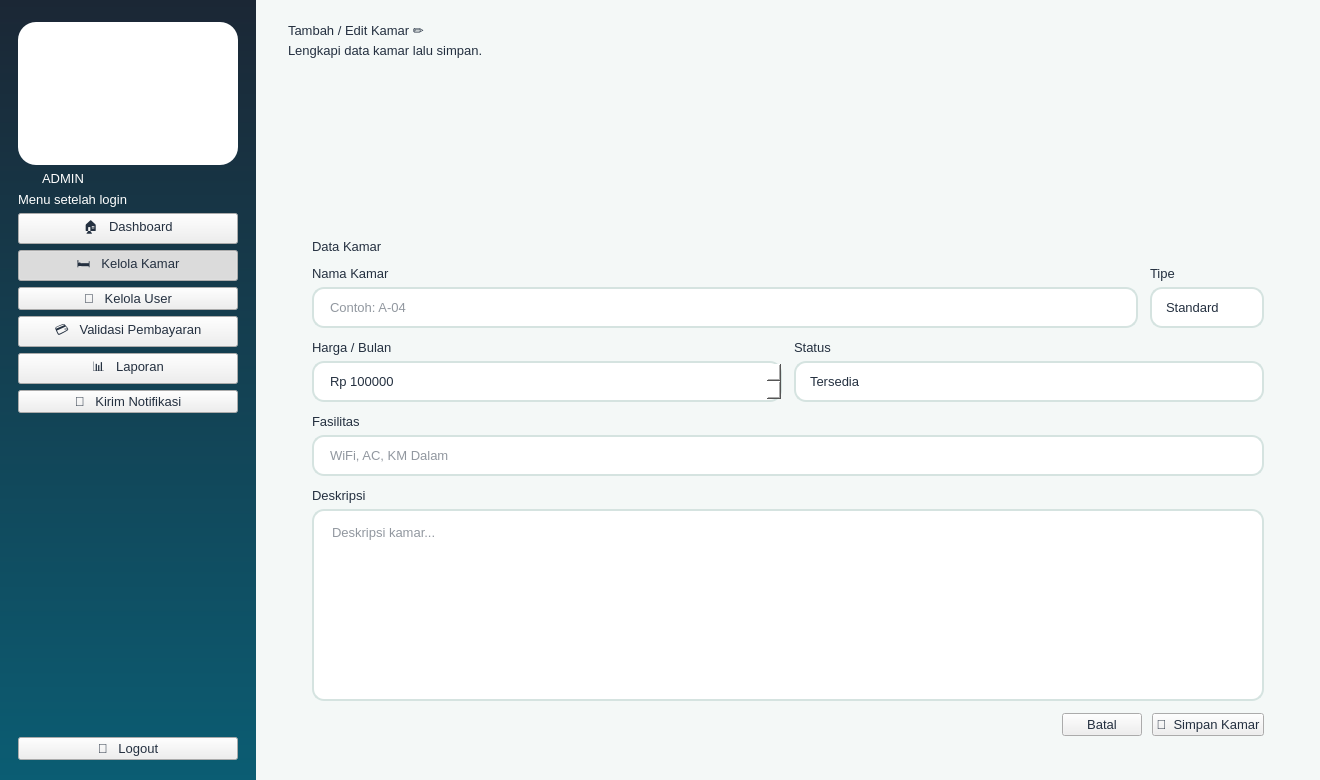
<?xml version="1.0" encoding="UTF-8"?>
<ui version="4.0">
 <class>Win_admin_form_kamar</class>
 <widget class="QMainWindow" name="Win_admin_form_kamar"><property name="geometry"><rect><x>0</x><y>0</y><width>1320</width><height>780</height></rect></property><property name="minimumSize"><size><width>1180</width><height>700</height></size></property><property name="windowTitle"><string>KOSTAY - Form Kamar</string></property><property name="styleSheet"><string notr="true">
* { font-family: 'Segoe UI', 'Inter', sans-serif; font-size: 10pt; color: #243040; }
QMainWindow, QWidget#centralwidget { background: #F4F8F7; }
QLabel { background: transparent; }
QCheckBox { background: transparent; spacing: 8px; }
QScrollArea { background: transparent; border: none; }

QFrame#loginShell { background: #FFFFFF; border-radius: 28px; }
QFrame#brandPanel { background: qlineargradient(x1:0,y1:0,x2:1,y2:1, stop:0 #E9F8F2, stop:1 #CDEFF2); border-top-left-radius: 28px; border-bottom-left-radius: 28px; }
QWidget#centralwidgetLogin { background: qlineargradient(x1:0,y1:0,x2:1,y2:1, stop:0 #1B2735, stop:0.55 #0B5D73, stop:1 #12A87B); }

QFrame#sidebarUser, QFrame#sidebarAdmin { background: qlineargradient(x1:0,y1:0,x2:0,y2:1, stop:0 #1B2735, stop:1 #0B5D73); }
QFrame#sidebarUser QLabel, QFrame#sidebarAdmin QLabel { color: #FFFFFF; }
QFrame#logoCard { background: #FFFFFF; border-radius: 18px; }
QLabel[role="roleBadge"] { background: #F7A823; color: #1B2735; border-radius: 10px; padding: 4px 12px; font-weight: 800; letter-spacing: 2px; }
QFrame#sidebarUser QLabel[role="roleBadge"], QFrame#sidebarAdmin QLabel[role="roleBadge"] { color: #1B2735; }
QLabel[role="menuHint"] { color: #9FC3CB; font-size: 9pt; }
QPushButton[nav="true"] { color: #CFE3E6; text-align: left; padding: 13px 18px; border: none; border-radius: 12px; font-weight: 600; background: transparent; }
QPushButton[nav="true"]:hover { background: rgba(255,255,255,0.10); color: #FFFFFF; }
QPushButton[nav="true"]:checked { background: qlineargradient(x1:0,y1:0,x2:1,y2:0, stop:0 #12A87B, stop:1 #2DBE7E); color: #FFFFFF; }
QPushButton[nav="logout"] { color: #FFD9A0; text-align: left; padding: 12px 18px; border: 1px solid rgba(247,168,35,0.7); border-radius: 12px; font-weight: 700; background: transparent; }
QPushButton[nav="logout"]:hover { background: #F7A823; color: #1B2735; }

QFrame[card="white"] { background: #FFFFFF; border: 1px solid #E1ECE9; border-radius: 18px; }
QFrame[card="mint"] { background: qlineargradient(x1:0,y1:0,x2:1,y2:1, stop:0 #E3F7EF, stop:1 #D2EEF3); border: none; border-radius: 18px; }
QFrame[card="green"] { background: qlineargradient(x1:0,y1:0,x2:1,y2:1, stop:0 #12A87B, stop:1 #2DBE7E); border-radius: 18px; }
QFrame[card="navy"] { background: qlineargradient(x1:0,y1:0,x2:1,y2:1, stop:0 #1B2735, stop:1 #0B5D73); border-radius: 18px; }
QFrame[card="orange"] { background: qlineargradient(x1:0,y1:0,x2:1,y2:1, stop:0 #F7A823, stop:1 #FFC857); border-radius: 18px; }
QFrame[card="teal"] { background: qlineargradient(x1:0,y1:0,x2:1,y2:1, stop:0 #0B5D73, stop:1 #12A87B); border-radius: 18px; }
QFrame[card="green"] QLabel, QFrame[card="navy"] QLabel, QFrame[card="teal"] QLabel { color: #FFFFFF; }
QFrame[card="orange"] QLabel { color: #1B2735; }

QLabel[role="title"] { font-size: 22pt; font-weight: 800; color: #1B2735; }
QLabel[role="subtitle"] { font-size: 10.5pt; color: #6B7B8C; }
QLabel[role="section"] { font-size: 13pt; font-weight: 700; color: #1B2735; }
QLabel[role="statlabel"] { font-size: 10pt; font-weight: 600; }
QLabel[role="statvalue"] { font-size: 22pt; font-weight: 800; }
QLabel[role="statsub"] { font-size: 9pt; }
QLabel[role="price"] { font-size: 14pt; font-weight: 800; color: #12A87B; }
QLabel[role="roomname"] { font-size: 12pt; font-weight: 700; color: #1B2735; }
QLabel[role="muted"] { color: #6B7B8C; }
QLabel[role="fieldlabel"] { font-weight: 600; color: #1B2735; }
QLabel[role="emoji"] { font-size: 40pt; }
QLabel[role="chip_mint"] { background: #DFF5EC; color: #0B6B55; border-radius: 12px; padding: 6px 12px; font-weight: 600; }
QLabel[role="chip_green"] { background: #12A87B; color: #FFFFFF; border-radius: 12px; padding: 5px 12px; font-weight: 700; }
QLabel[role="chip_orange"] { background: #FFF0D2; color: #A8680A; border-radius: 12px; padding: 5px 12px; font-weight: 700; }
QLabel[role="chip_navy"] { background: #E4EAF0; color: #1B2735; border-radius: 12px; padding: 5px 12px; font-weight: 700; }
QFrame[card="roomimg"] { background: qlineargradient(x1:0,y1:0,x2:1,y2:1, stop:0 #D9F3EA, stop:1 #BFE6EE); border-radius: 14px; border: none; }
QFrame[card="roomimg"] QLabel { color: #0B5D73; }

QPushButton[variant="primary"] { background: qlineargradient(x1:0,y1:0,x2:1,y2:0, stop:0 #0B5D73, stop:1 #12A87B); color: #FFFFFF; border: none; border-radius: 12px; padding: 11px 22px; font-weight: 700; }
QPushButton[variant="primary"]:hover { background: qlineargradient(x1:0,y1:0,x2:1,y2:0, stop:0 #0E7390, stop:1 #1FC490); }
QPushButton[variant="accent"] { background: #F7A823; color: #1B2735; border: none; border-radius: 12px; padding: 11px 22px; font-weight: 700; }
QPushButton[variant="accent"]:hover { background: #FFB93F; }
QPushButton[variant="danger"] { background: #FDECEC; color: #D64545; border: 1px solid #F5BCBC; border-radius: 12px; padding: 11px 22px; font-weight: 700; }
QPushButton[variant="danger"]:hover { background: #D64545; color: #FFFFFF; }
QPushButton[variant="ghost"] { background: transparent; color: #0B5D73; border: 1.5px solid #0B5D73; border-radius: 12px; padding: 10px 22px; font-weight: 700; }
QPushButton[variant="ghost"]:hover { background: #0B5D73; color: #FFFFFF; }
QPushButton[variant="link"] { background: transparent; color: #12A87B; border: none; font-weight: 700; }
QPushButton[variant="link"]:hover { color: #0B5D73; text-decoration: underline; }

QLineEdit, QComboBox, QSpinBox, QDateEdit, QTextEdit { background: #FFFFFF; border: 1.5px solid #D5E3E0; border-radius: 12px; padding: 10px 14px; selection-background-color: #12A87B; }
QLineEdit:focus, QComboBox:focus, QSpinBox:focus, QDateEdit:focus, QTextEdit:focus { border: 1.5px solid #12A87B; }
QComboBox::drop-down, QDateEdit::drop-down { border: none; width: 28px; }
QCheckBox::indicator { width: 18px; height: 18px; border-radius: 5px; border: 1.5px solid #12A87B; background: #FFFFFF; }
QCheckBox::indicator:checked { background: #12A87B; }

QTableWidget { background: #FFFFFF; border: 1px solid #E1ECE9; border-radius: 14px; gridline-color: transparent; alternate-background-color: #F4FAF8; selection-background-color: #D9F3EA; selection-color: #1B2735; }
QTableWidget::item { padding: 10px; border: none; }
QHeaderView::section { background: #1B2735; color: #FFFFFF; padding: 12px 10px; border: none; font-weight: 700; }
QListWidget { background: #FFFFFF; border: 1px solid #E1ECE9; border-radius: 14px; padding: 8px; }
QListWidget::item { padding: 14px; border-bottom: 1px solid #EEF3F2; border-radius: 10px; }
QListWidget::item:selected { background: #D9F3EA; color: #1B2735; }
QProgressBar { background: rgba(255,255,255,0.25); border: none; border-radius: 6px; }
QProgressBar::chunk { background: #F7A823; border-radius: 6px; }
QFrame[card="white"] QProgressBar { background: #E1ECE9; }
QFrame[card="white"] QProgressBar::chunk { background: #12A87B; }
QScrollBar:vertical { background: transparent; width: 10px; }
QScrollBar::handle:vertical { background: #BFD6D1; border-radius: 5px; min-height: 30px; }
QScrollBar::add-line:vertical, QScrollBar::sub-line:vertical { height: 0; }
</string></property>
<widget class="QWidget" name="centralwidget"><layout class="QHBoxLayout" name="lay464" stretch="0,1"><property name="spacing"><number>0</number></property><property name="leftMargin"><number>0</number></property><property name="topMargin"><number>0</number></property><property name="rightMargin"><number>0</number></property><property name="bottomMargin"><number>0</number></property><item>
<widget class="QFrame" name="sidebarAdmin"><property name="minimumSize"><size><width>256</width><height>0</height></size></property><property name="maximumSize"><size><width>256</width><height>16777215</height></size></property><layout class="QVBoxLayout" name="lay462"><property name="spacing"><number>6</number></property><property name="leftMargin"><number>18</number></property><property name="topMargin"><number>22</number></property><property name="rightMargin"><number>18</number></property><property name="bottomMargin"><number>20</number></property><item>
<widget class="QFrame" name="logoCard"><layout class="QVBoxLayout" name="lay458"><property name="spacing"><number>0</number></property><property name="leftMargin"><number>10</number></property><property name="topMargin"><number>10</number></property><property name="rightMargin"><number>10</number></property><property name="bottomMargin"><number>10</number></property><item>
<widget class="QLabel" name="label457"><property name="pixmap"><pixmap>images/logo.png</pixmap></property><property name="scaledContents"><bool>true</bool></property><property name="minimumSize"><size><width>176</width><height>123</height></size></property><property name="maximumSize"><size><width>176</width><height>123</height></size></property><property name="text"><string></string></property></widget>
</item>
</layout></widget>
</item>
<item>
<widget class="QLabel" name="label459"><property name="text"><string>ADMIN</string></property><property name="role" stdset="0"><string>roleBadge</string></property><property name="alignment"><set>Qt::AlignCenter</set></property><property name="maximumSize"><size><width>90</width><height>16777215</height></size></property></widget>
</item>
<item>
<widget class="QLabel" name="label460"><property name="text"><string>Menu setelah login</string></property><property name="role" stdset="0"><string>menuHint</string></property></widget>
</item>
<item>
<widget class="QPushButton" name="btnAdminDashboard"><property name="text"><string>🏠   Dashboard</string></property><property name="cursor"><cursorShape>PointingHandCursor</cursorShape></property><property name="nav" stdset="0"><string>true</string></property><property name="checkable"><bool>true</bool></property><property name="autoExclusive"><bool>true</bool></property></widget>
</item>
<item>
<widget class="QPushButton" name="btnAdminKamar"><property name="text"><string>🛏️   Kelola Kamar</string></property><property name="cursor"><cursorShape>PointingHandCursor</cursorShape></property><property name="nav" stdset="0"><string>true</string></property><property name="checkable"><bool>true</bool></property><property name="autoExclusive"><bool>true</bool></property><property name="checked"><bool>true</bool></property></widget>
</item>
<item>
<widget class="QPushButton" name="btnAdminUser"><property name="text"><string>👥   Kelola User</string></property><property name="cursor"><cursorShape>PointingHandCursor</cursorShape></property><property name="nav" stdset="0"><string>true</string></property><property name="checkable"><bool>true</bool></property><property name="autoExclusive"><bool>true</bool></property></widget>
</item>
<item>
<widget class="QPushButton" name="btnAdminValidasi"><property name="text"><string>💳   Validasi Pembayaran</string></property><property name="cursor"><cursorShape>PointingHandCursor</cursorShape></property><property name="nav" stdset="0"><string>true</string></property><property name="checkable"><bool>true</bool></property><property name="autoExclusive"><bool>true</bool></property></widget>
</item>
<item>
<widget class="QPushButton" name="btnAdminLaporan"><property name="text"><string>📊   Laporan</string></property><property name="cursor"><cursorShape>PointingHandCursor</cursorShape></property><property name="nav" stdset="0"><string>true</string></property><property name="checkable"><bool>true</bool></property><property name="autoExclusive"><bool>true</bool></property></widget>
</item>
<item>
<widget class="QPushButton" name="btnAdminNotif"><property name="text"><string>🔔   Kirim Notifikasi</string></property><property name="cursor"><cursorShape>PointingHandCursor</cursorShape></property><property name="nav" stdset="0"><string>true</string></property><property name="checkable"><bool>true</bool></property><property name="autoExclusive"><bool>true</bool></property></widget>
</item>
<item><spacer name="sp461"><property name="orientation"><enum>Qt::Vertical</enum></property><property name="sizeHint" stdset="0"><size><width>20</width><height>40</height></size></property></spacer></item>
<item>
<widget class="QPushButton" name="btnAdminLogout"><property name="text"><string>🚪   Logout</string></property><property name="cursor"><cursorShape>PointingHandCursor</cursorShape></property><property name="nav" stdset="0"><string>logout</string></property></widget>
</item>
</layout></widget>
</item>
<item>
<widget class="QWidget" name="content463"><layout class="QVBoxLayout" name="lay456"><property name="spacing"><number>16</number></property><property name="leftMargin"><number>32</number></property><property name="topMargin"><number>22</number></property><property name="rightMargin"><number>32</number></property><property name="bottomMargin"><number>24</number></property><item><layout class="QHBoxLayout" name="lay455"><property name="spacing"><number>12</number></property><property name="leftMargin"><number>0</number></property><property name="topMargin"><number>0</number></property><property name="rightMargin"><number>0</number></property><property name="bottomMargin"><number>0</number></property><item><layout class="QVBoxLayout" name="lay452"><property name="spacing"><number>4</number></property><property name="leftMargin"><number>0</number></property><property name="topMargin"><number>0</number></property><property name="rightMargin"><number>0</number></property><property name="bottomMargin"><number>0</number></property><item>
<widget class="QLabel" name="label449"><property name="text"><string>Tambah / Edit Kamar ✏️</string></property><property name="role" stdset="0"><string>title</string></property></widget>
</item>
<item>
<widget class="QLabel" name="label450"><property name="text"><string>Lengkapi data kamar lalu simpan.</string></property><property name="role" stdset="0"><string>subtitle</string></property></widget>
</item>
<item><spacer name="sp451"><property name="orientation"><enum>Qt::Vertical</enum></property><property name="sizeHint" stdset="0"><size><width>20</width><height>4</height></size></property></spacer></item>
</layout></item>
<item><spacer name="sp453"><property name="orientation"><enum>Qt::Horizontal</enum></property><property name="sizeHint" stdset="0"><size><width>20</width><height>20</height></size></property></spacer></item>
<item>
<widget class="QLabel" name="label454"><property name="pixmap"><pixmap>images/mascot_3.png</pixmap></property><property name="scaledContents"><bool>true</bool></property><property name="minimumSize"><size><width>74</width><height>110</height></size></property><property name="maximumSize"><size><width>74</width><height>110</height></size></property><property name="text"><string></string></property></widget>
</item>
</layout></item>
<item>
<widget class="QFrame" name="cardFormKamar"><property name="card" stdset="0"><string>white</string></property><layout class="QVBoxLayout" name="lay448"><property name="spacing"><number>12</number></property><property name="leftMargin"><number>24</number></property><property name="topMargin"><number>20</number></property><property name="rightMargin"><number>24</number></property><property name="bottomMargin"><number>20</number></property><item>
<widget class="QLabel" name="label431"><property name="text"><string>Data Kamar</string></property><property name="role" stdset="0"><string>section</string></property></widget>
</item>
<item><layout class="QHBoxLayout" name="lay436"><property name="spacing"><number>12</number></property><property name="leftMargin"><number>0</number></property><property name="topMargin"><number>0</number></property><property name="rightMargin"><number>0</number></property><property name="bottomMargin"><number>0</number></property><item><layout class="QVBoxLayout" name="lay433"><property name="spacing"><number>6</number></property><property name="leftMargin"><number>0</number></property><property name="topMargin"><number>0</number></property><property name="rightMargin"><number>0</number></property><property name="bottomMargin"><number>0</number></property><item>
<widget class="QLabel" name="label432"><property name="text"><string>Nama Kamar</string></property><property name="role" stdset="0"><string>fieldlabel</string></property></widget>
</item>
<item>
<widget class="QLineEdit" name="txtNamaKamar"><property name="placeholderText"><string>Contoh: A-04</string></property></widget>
</item>
</layout></item>
<item><layout class="QVBoxLayout" name="lay435"><property name="spacing"><number>6</number></property><property name="leftMargin"><number>0</number></property><property name="topMargin"><number>0</number></property><property name="rightMargin"><number>0</number></property><property name="bottomMargin"><number>0</number></property><item>
<widget class="QLabel" name="label434"><property name="text"><string>Tipe</string></property><property name="role" stdset="0"><string>fieldlabel</string></property></widget>
</item>
<item>
<widget class="QComboBox" name="cmbTipeKamar"><item><property name="text"><string>Standard</string></property></item>
<item><property name="text"><string>Deluxe</string></property></item>
<item><property name="text"><string>VIP</string></property></item>
</widget>
</item>
</layout></item>
</layout></item>
<item><layout class="QHBoxLayout" name="lay441"><property name="spacing"><number>12</number></property><property name="leftMargin"><number>0</number></property><property name="topMargin"><number>0</number></property><property name="rightMargin"><number>0</number></property><property name="bottomMargin"><number>0</number></property><item><layout class="QVBoxLayout" name="lay438"><property name="spacing"><number>6</number></property><property name="leftMargin"><number>0</number></property><property name="topMargin"><number>0</number></property><property name="rightMargin"><number>0</number></property><property name="bottomMargin"><number>0</number></property><item>
<widget class="QLabel" name="label437"><property name="text"><string>Harga / Bulan</string></property><property name="role" stdset="0"><string>fieldlabel</string></property></widget>
</item>
<item>
<widget class="QSpinBox" name="spinHarga"><property name="minimum"><number>0</number></property><property name="maximum"><number>20000000</number></property><property name="value"><number>1000000</number></property><property name="singleStep"><number>50000</number></property><property name="prefix"><string>Rp </string></property></widget>
</item>
</layout></item>
<item><layout class="QVBoxLayout" name="lay440"><property name="spacing"><number>6</number></property><property name="leftMargin"><number>0</number></property><property name="topMargin"><number>0</number></property><property name="rightMargin"><number>0</number></property><property name="bottomMargin"><number>0</number></property><item>
<widget class="QLabel" name="label439"><property name="text"><string>Status</string></property><property name="role" stdset="0"><string>fieldlabel</string></property></widget>
</item>
<item>
<widget class="QComboBox" name="cmbStatusKamar"><item><property name="text"><string>Tersedia</string></property></item>
<item><property name="text"><string>Disewa</string></property></item>
<item><property name="text"><string>Perbaikan</string></property></item>
</widget>
</item>
</layout></item>
</layout></item>
<item><layout class="QVBoxLayout" name="lay443"><property name="spacing"><number>6</number></property><property name="leftMargin"><number>0</number></property><property name="topMargin"><number>0</number></property><property name="rightMargin"><number>0</number></property><property name="bottomMargin"><number>0</number></property><item>
<widget class="QLabel" name="label442"><property name="text"><string>Fasilitas</string></property><property name="role" stdset="0"><string>fieldlabel</string></property></widget>
</item>
<item>
<widget class="QLineEdit" name="txtFasilitas"><property name="placeholderText"><string>WiFi, AC, KM Dalam</string></property></widget>
</item>
</layout></item>
<item><layout class="QVBoxLayout" name="lay445"><property name="spacing"><number>6</number></property><property name="leftMargin"><number>0</number></property><property name="topMargin"><number>0</number></property><property name="rightMargin"><number>0</number></property><property name="bottomMargin"><number>0</number></property><item>
<widget class="QLabel" name="label444"><property name="text"><string>Deskripsi</string></property><property name="role" stdset="0"><string>fieldlabel</string></property></widget>
</item>
<item>
<widget class="QTextEdit" name="txtDeskripsi"><property name="placeholderText"><string>Deskripsi kamar...</string></property></widget>
</item>
</layout></item>
<item><layout class="QHBoxLayout" name="lay447"><property name="spacing"><number>10</number></property><property name="leftMargin"><number>0</number></property><property name="topMargin"><number>0</number></property><property name="rightMargin"><number>0</number></property><property name="bottomMargin"><number>0</number></property><item><spacer name="sp446"><property name="orientation"><enum>Qt::Horizontal</enum></property><property name="sizeHint" stdset="0"><size><width>20</width><height>20</height></size></property></spacer></item>
<item>
<widget class="QPushButton" name="btnBatal"><property name="text"><string>Batal</string></property><property name="cursor"><cursorShape>PointingHandCursor</cursorShape></property><property name="variant" stdset="0"><string>ghost</string></property></widget>
</item>
<item>
<widget class="QPushButton" name="btnSimpan"><property name="text"><string>💾  Simpan Kamar</string></property><property name="cursor"><cursorShape>PointingHandCursor</cursorShape></property><property name="variant" stdset="0"><string>primary</string></property></widget>
</item>
</layout></item>
</layout></widget>
</item>
</layout></widget>
</item>
</layout></widget>
</widget>
 <resources/>
 <connections/>
</ui>
